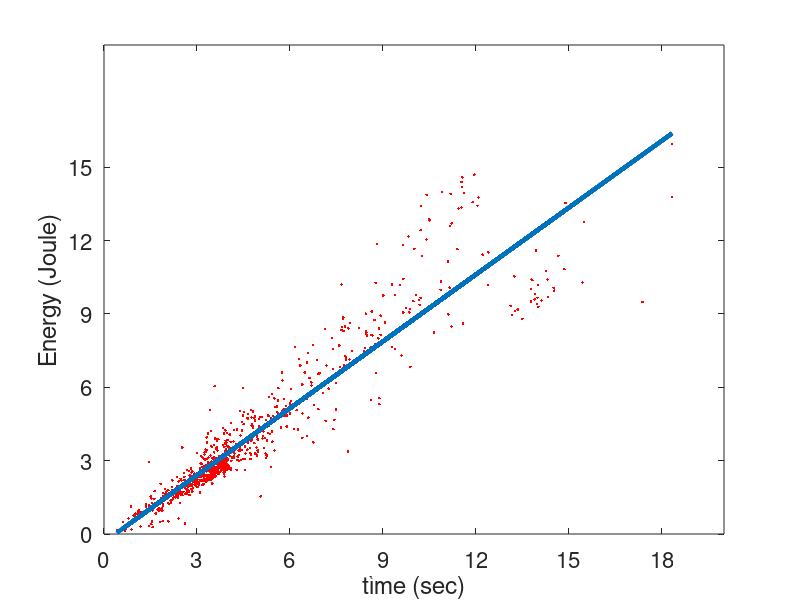

This chart was generated by the following MATLAB code:
close;
clear;
clc;
ftsz = 16;
%import the data
data =  importdata('data_to_build_energy_model.txt');

% extract time and energy columns 
time = data(:,2)/1000; %converting milseconds to seconds
energy = data(:,4);

% remove outliers
outliers =  abs( median( time ) - time ) > 3 * std(time) ;
time(outliers, :) = [] ; 
energy(outliers, :) = [] ; 
% outliers = energy <= 0.1
% time(outliers, :) = [] ; 
% energy(outliers, :) = [] ; 
%  outliers = time < 1
%  time(outliers, :) = [] ; 
%  energy(outliers, :) = [] ;


p = polyfit(time,energy,1)
a= p(1)
b=p(2)

% computing the mean square error to validate the results of regression 
simulated_energy=a*time+b;
err=sqrt(mean((energy-simulated_energy).^2))

% plot
%figure('Position',[440 378 560 620/3]);
plot(time,energy,'r.')
hold on;
plot(time,simulated_energy,'Linewidth',3)
set(gca , 'FontSize', ftsz);
set(gca , 'xTick', 0:3:max(time)+1);
set(gca , 'yTick', 0:3:max(energy)+1);
xlabel('time (sec)');
ylabel('Energy (Joule)')
